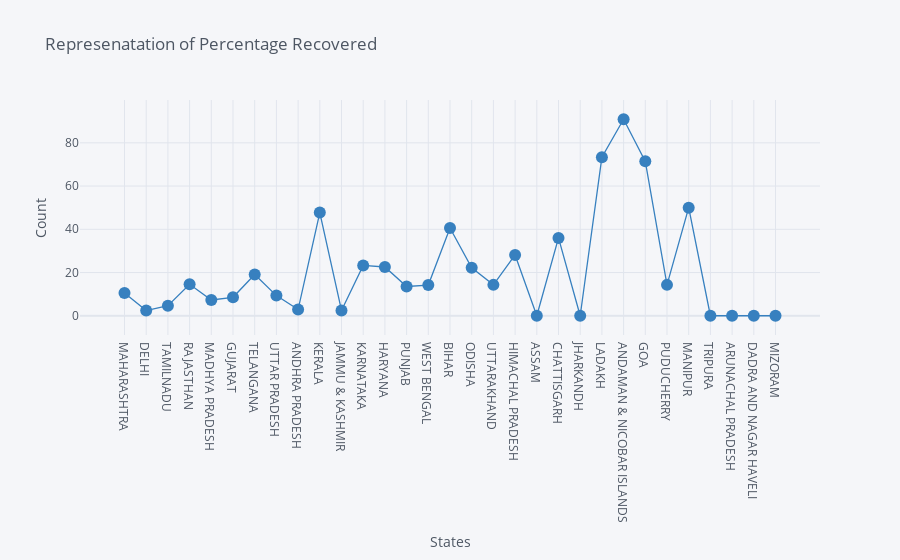
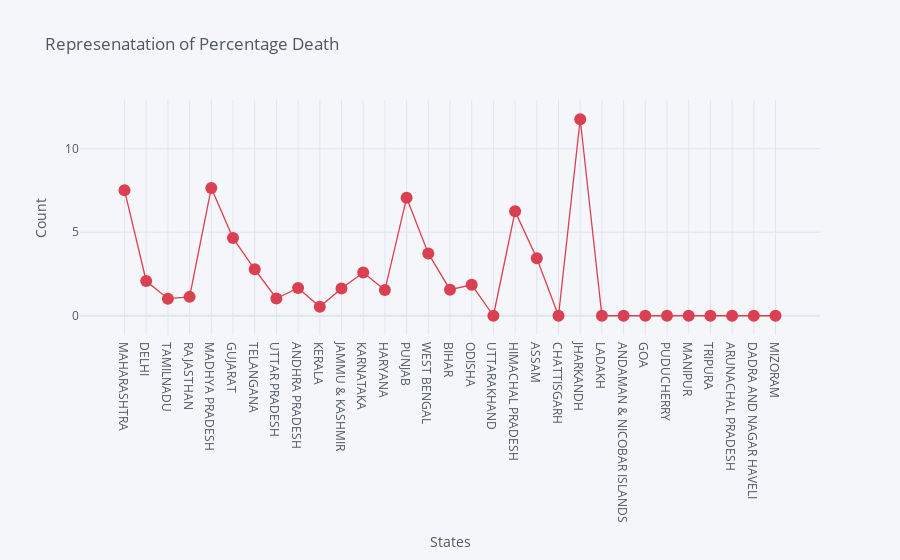

The code cell stored with these charts, in order, in its notebook:
### Markdown cell above
#### Observation :
This shows that Maharashtra itself holds Quarter half of the cases in India.

### Code cell
df.iplot(kind='scatter',y="Percentage ratio of recovery",x='State/UT',title="Represenatation of Percentage Recovered",xTitle='States',yTitle='Count',mode='lines+markers+text',colors='blue')
df.iplot(kind='scatter',y="Percentage ratio of Death",x='State/UT',title="Represenatation of Percentage Death",xTitle='States',yTitle='Count',mode='lines+markers+text',colors='red')

### Figure 1 — Plotly figure (JSON) as saved in the notebook; plotly's stock layout.template omitted (floating-point values rounded to 4 significant figures)
{"data": [{"line": {"color": "rgba(55, 128, 191, 1.0)", "dash": "solid", "shape": "linear", "width": 1.3}, "marker": {"size": 12, "symbol": "circle"}, "mode": "lines+markers+text", "name": "Percentage ratio of recovery", "text": "", "type": "scatter", "x": ["MAHARASHTRA", "DELHI", "TAMILNADU", "RAJASTHAN", "MADHYA PRADESH", "GUJARAT", "TELANGANA", "UTTAR PRADESH", "ANDHRA PRADESH", "KERALA", "JAMMU & KASHMIR", "KARNATAKA", "HARYANA", "PUNJAB", "WEST BENGAL", "BIHAR", "ODISHA ", "UTTARAKHAND", "HIMACHAL PRADESH", "ASSAM", "CHATTISGARH", "JHARKANDH", "LADAKH", "ANDAMAN & NICOBAR ISLANDS", "GOA", "PUDUCHERRY", "MANIPUR", "TRIPURA", "ARUNACHAL PRADESH", "DADRA AND NAGAR HAVELI", "MIZORAM"], "y": [10.49, 2.426, 4.651, 14.57, 7.295, 8.527, 19.09, 9.317, 2.857, 47.73, 2.449, 23.28, 22.56, 13.53, 14.18, 40.62, 22.22, 14.29, 28.12, 0, 36, 0, 73.33, 90.91, 71.43, 14.29, 50, 0, 0, 0, 0]}], "layout": {"legend": {"bgcolor": "#F5F6F9", "font": {"color": "#4D5663"}}, "paper_bgcolor": "#F5F6F9", "plot_bgcolor": "#F5F6F9", "title": {"font": {"color": "#4D5663"}, "text": "Represenatation of Percentage Recovered"}, "xaxis": {"gridcolor": "#E1E5ED", "showgrid": true, "tickfont": {"color": "#4D5663"}, "title": {"font": {"color": "#4D5663"}, "text": "States"}, "zerolinecolor": "#E1E5ED"}, "yaxis": {"gridcolor": "#E1E5ED", "showgrid": true, "tickfont": {"color": "#4D5663"}, "title": {"font": {"color": "#4D5663"}, "text": "Count"}, "zerolinecolor": "#E1E5ED"}}}

### Figure 2 — Plotly figure (JSON) as saved in the notebook; plotly's stock layout.template omitted (floating-point values rounded to 4 significant figures)
{"data": [{"line": {"color": "rgba(219, 64, 82, 1.0)", "dash": "solid", "shape": "linear", "width": 1.3}, "marker": {"size": 12, "symbol": "circle"}, "mode": "lines+markers+text", "name": "Percentage ratio of Death", "text": "", "type": "scatter", "x": ["MAHARASHTRA", "DELHI", "TAMILNADU", "RAJASTHAN", "MADHYA PRADESH", "GUJARAT", "TELANGANA", "UTTAR PRADESH", "ANDHRA PRADESH", "KERALA", "JAMMU & KASHMIR", "KARNATAKA", "HARYANA", "PUNJAB", "WEST BENGAL", "BIHAR", "ODISHA ", "UTTARAKHAND", "HIMACHAL PRADESH", "ASSAM", "CHATTISGARH", "JHARKANDH", "LADAKH", "ANDAMAN & NICOBAR ISLANDS", "GOA", "PUDUCHERRY", "MANIPUR", "TRIPURA", "ARUNACHAL PRADESH", "DADRA AND NAGAR HAVELI", "MIZORAM"], "y": [7.518, 2.08, 1.023, 1.131, 7.651, 4.651, 2.783, 1.035, 1.667, 0.5333, 1.633, 2.586, 1.538, 7.059, 3.731, 1.562, 1.852, 0, 6.25, 3.448, 0, 11.76, 0, 0, 0, 0, 0, 0, 0, 0, 0]}], "layout": {"legend": {"bgcolor": "#F5F6F9", "font": {"color": "#4D5663"}}, "paper_bgcolor": "#F5F6F9", "plot_bgcolor": "#F5F6F9", "title": {"font": {"color": "#4D5663"}, "text": "Represenatation of Percentage Death"}, "xaxis": {"gridcolor": "#E1E5ED", "showgrid": true, "tickfont": {"color": "#4D5663"}, "title": {"font": {"color": "#4D5663"}, "text": "States"}, "zerolinecolor": "#E1E5ED"}, "yaxis": {"gridcolor": "#E1E5ED", "showgrid": true, "tickfont": {"color": "#4D5663"}, "title": {"font": {"color": "#4D5663"}, "text": "Count"}, "zerolinecolor": "#E1E5ED"}}}
